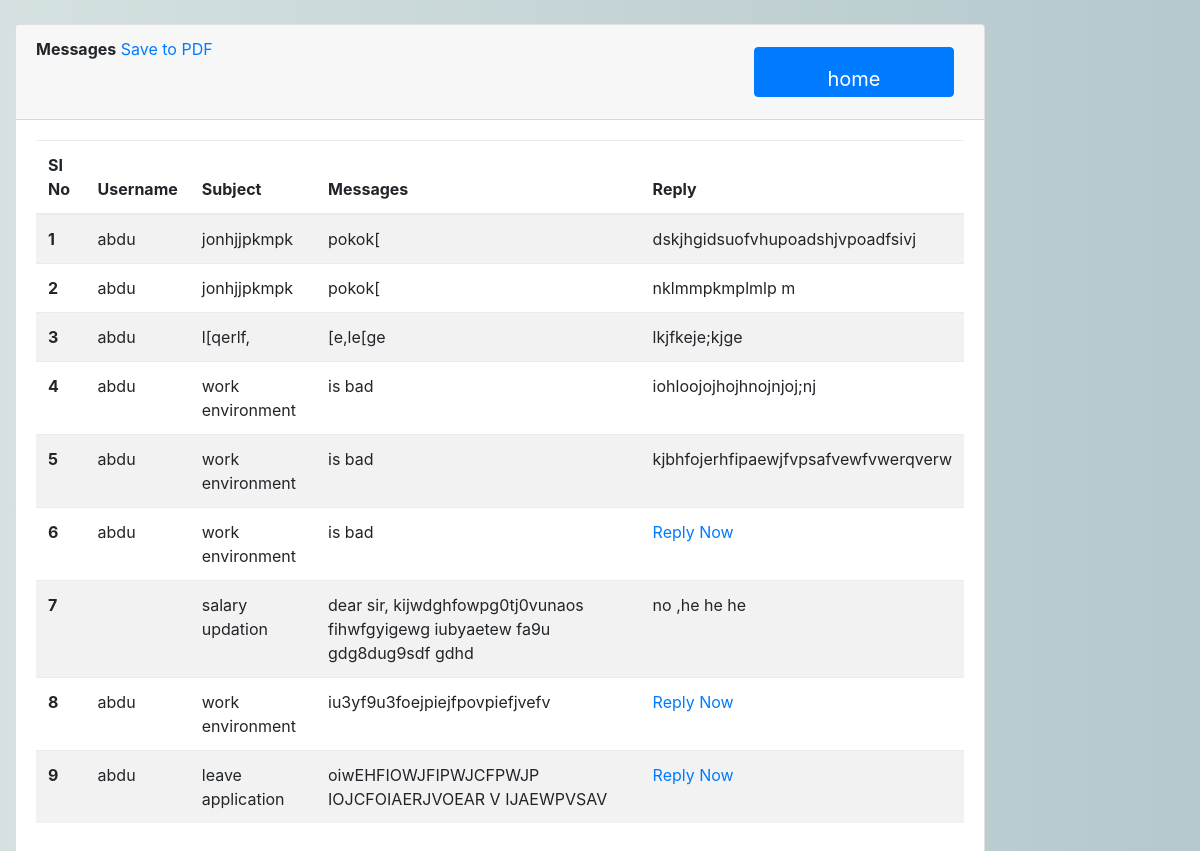
The page /Content_admin on the database as committed earlier.
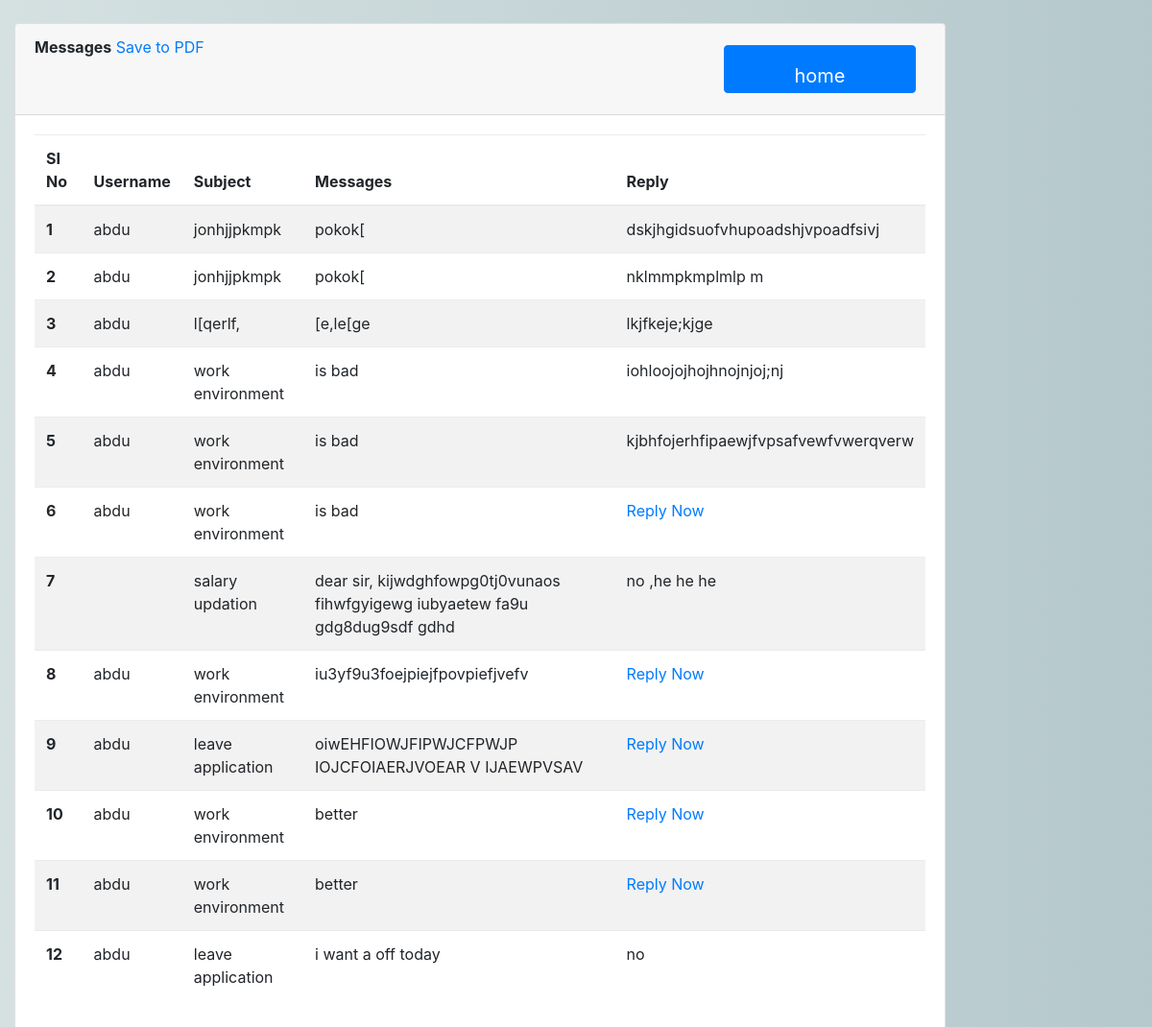
The same page on the database as committed later.
### app/models.py (models this page shows, shortened)
class Content(models.Model):
    user= models.ForeignKey(Login, on_delete=models.DO_NOTHING)
    subject = models.CharField(max_length=200)
    content = models.TextField()
    reply = models.TextField(null=True, blank=True)

class Login(AbstractUser):
	is_user=models.BooleanField(default=False)
	email=models.EmailField(max_length=255,unique=True)
	USERNAME_FIELD ='email'
	REQUIRED_FIELDS = ['username']

class Employee(models.Model):
	user = models.OneToOneField(Login, on_delete=models.CASCADE, related_name='user')
	id = models.CharField(primary_key=True, max_length=10)
	name=models.CharField(max_length=50)
	contact_number = models.CharField(max_length=50)
	date_of_birth = models.CharField(max_length=50)
	date_of_joining = models.CharField(max_length=50)
	department = models.CharField(max_length=50)
	designation = models.CharField(max_length=50)
	gender = models.CharField(max_length=50, choices=sex_choice)
	team = models.CharField(max_length=50)
	def __str__(self):
		return self.name

### app/views.py (the view)
# urls.py: path('Content_admin',views.Content_admin,name='Content_admin'),
def Content_admin(request):
    n = Content.objects.all()
    return render(request, 'admintemp/content.html', {'Content': n})

### app/templates/admintemp/content.html (shortened to what this page needs)
{% extends 'base.html' %}
{% block content %}
<div class="col-lg-10">
    <div class="card">
        <div class="card-header">
            <strong class="card-title"> Messages</strong>
            <a href="{% url 'generate_pdf3' %}">Save to PDF</a>
            <a class="btn btn-primary"  href="{% url 'index' %}" style="font-size: 20px; margin-bottom: 10px;float:right">home</a>
        </div>
        <div class="card-body">
            <table class="table table-striped">
                <thead>
                <tr>
                    <th scope="col">SI No</th>
                    <th scope="col">Username</th>
                    <th scope="col">Subject</th>
                    <th scope="col">Messages</th>
                    <th scope="col">Reply</th>
                </tr>
                </thead>
                <tbody>
                {% for n in Content %}
                <tr>
                    <th scope="row">{{forloop.counter}}</th>
                    <td>{{n.user.user}}</td>
                    <td>{{n.subject}}</td>
                    <td>{{n.content}}</td>
                    <td>
                        {% if n.reply == None %}
                        <a href="{% url 'reply_Content' n.id %}">Reply Now</a>
                        {% else %}
                        {{n.reply}}
                        {% endif %}
                    </td>
                </tr>
                {% endfor %}
                </tbody>
            </table>
        </div>
    </div>
</div>
{% endblock %}

Rows that differ between the two databases and show on the page:
added Content: user.user "abdu", subject "work environment", content "better", shows "Reply Now"
added Content: user.user "abdu", subject "work environment", content "better", shows "Reply Now"
added Content: user.user "abdu", subject "leave application", content "i want a off today", reply "no"
